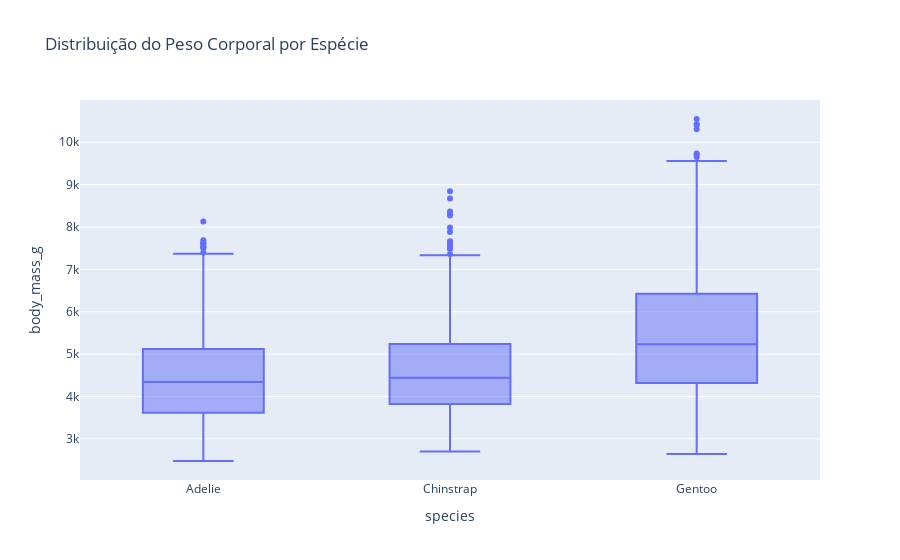

Notebook cell for this chart:
### Code cell
import plotly.express as px

# Gráfico de boxplot para comparar o peso corporal entre as espécies
fig_weight = px.box(dataset_penguins, x='species', y='body_mass_g', title='Distribuição do Peso Corporal por Espécie')
fig_weight.show()

### Figure 1 — Plotly figure (JSON) as saved in the notebook; plotly's stock layout.template omitted (floating-point values rounded to 4 significant figures; data arrays with more than 128 entries replaced by an {"elided": "..."} marker saying what was removed)
{"data": [{"alignmentgroup": "True", "hovertemplate": "species=%{x}<br>body_mass_g=%{y}<extra></extra>", "legendgroup": "", "marker": {"color": "#636efa"}, "name": "", "notched": false, "offsetgroup": "", "orientation": "v", "showlegend": false, "type": "box", "x": {"elided": "3430 str values"}, "x0": " ", "xaxis": "x", "y": {"elided": "3430 int values"}, "y0": " ", "yaxis": "y"}], "layout": {"autosize": true, "boxmode": "group", "legend": {"tracegroupgap": 0}, "title": {"text": "Distribuição do Peso Corporal por Espécie"}, "xaxis": {"anchor": "y", "autorange": true, "domain": [0, 1], "range": [-0.5, 2.5], "title": {"text": "species"}, "type": "category"}, "yaxis": {"anchor": "x", "autorange": true, "domain": [0, 1], "range": [2029.0, 11000.0], "title": {"text": "body_mass_g"}, "type": "linear"}}}
